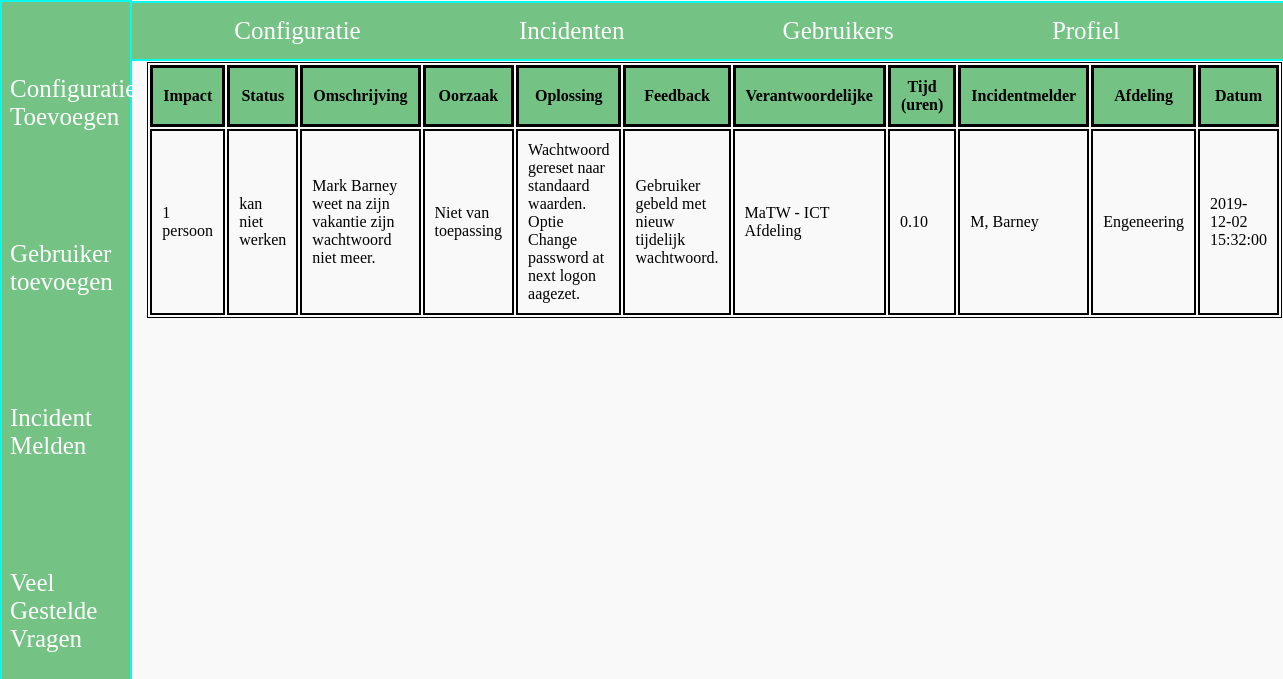
The app's page /php/incidentdetails.php?incidentID=1 with its own data.
### tables this page shows
CREATE TABLE `incident` (
  `incidentID` int(11) NOT NULL,
  `statusID` int(11) DEFAULT NULL,
  `description` varchar(255) DEFAULT NULL,
  `shortDescription` varchar(255) DEFAULT NULL,
  `impact` int(3) DEFAULT NULL,
  `time` float(3,2) DEFAULT NULL,
  `responsibleID` int(11) DEFAULT NULL,
  `cause` varchar(255) DEFAULT NULL,
  `solution` varchar(255) DEFAULT NULL,
  `feedback` varchar(255) DEFAULT NULL,
  `date` timestamp NULL DEFAULT CURRENT_TIMESTAMP,
  `type` int(3) DEFAULT NULL
);

CREATE TABLE `status` (
  `statusID` int(11) NOT NULL,
  `statusName` varchar(255) DEFAULT NULL,
  `statusImpact` varchar(3) DEFAULT NULL,
  `urgency` varchar(50) DEFAULT NULL
);

CREATE TABLE `responsible` (
  `responsibleID` int(11) NOT NULL,
  `responsibleName` varchar(50) DEFAULT NULL
);

CREATE TABLE `user` (
  `userID` int(11) NOT NULL,
  `initials` varchar(1) DEFAULT NULL,
  `surname` varchar(50) DEFAULT NULL,
  `middleName` varchar(50) DEFAULT NULL,
  `departmentID` int(11) DEFAULT NULL,
  `interncell` varchar(3) DEFAULT NULL,
  `sex` int(3) DEFAULT NULL,
  `email` varchar(80) DEFAULT NULL,
  `password` varchar(50) DEFAULT NULL,
  `userType` int(3) DEFAULT NULL
);

CREATE TABLE `departments` (
  `departmentID` int(11) NOT NULL,
  `departmentName` varchar(50) DEFAULT NULL,
  `location` int(3) DEFAULT NULL
);

### php/incidentdetails.php (the view, shortened to what this page needs)
<?php
$servername = "localhost";
$username = "root";
$password = "";
$dbname = "twente";
$conn = mysqli_connect($servername, $username, $password, $dbname);
$id = $_GET["incidentID"];
$sql = "SELECT status.statusName, incident.description, incident.impact, incident.time, responsible.responsibleName, incident.cause, incident.solution, incident.feedback, incident.date, user.initials, user.middleName, user.surname, departments.departmentName,departments.location, status.statusName, status.statusImpact, status.urgency FROM incident INNER JOIN user2incident ON incident.incidentID = user2incident.incidentID INNER JOIN user ON user2incident.userID = user.userID INNER JOIN departments ON user.departmentID = departments.departmentID INNER JOIN responsible ON incident.responsibleID = responsible.responsibleID INNER JOIN status ON incident.statusID = status.statusID WHERE incident.incidentID = $id";
$result = mysqli_query($conn,$sql);
?>
<!doctype html>
<html lang="nl">
<?php include('../include/header.php');?>
<body>
	<?php include('../include/navigatie.php');?>
<br>
<br>
<br>
	<div class=table>
	<table class="incidentenDetails" name="incidentenDetails">
	<tr>
	  <th> Impact </th>
    <th> Status </th>
		<th> Omschrijving</th>
		<th> Oorzaak </th>
		<th> Oplossing</th>
    <th> Feedback </th>
    <th> Verantwoordelijke </th>
		<th> Tijd (uren)</th>
		<th> Incidentmelder </th>
	 <th> Afdeling </th>
   <th> Datum </th>
	</tr>
  <?php
  if (mysqli_num_rows($result) == 1){
    while($row = mysqli_fetch_assoc($result)){
      $personen = "personen";
      if ($row["impact"] == 1) {
      $personen = " persoon ";
    } else {
      $personen = " personen ";
};
      echo "<tr><td>".$row["impact"].$personen."</td>
      <td>".$row["statusName"]."</td>
      <td>".$row["description"]."</td>
      <td>".$row["cause"]."</td>
      <td>".$row["solution"]."</td>
      <td>".$row["feedback"]."</td>
      <td>".$row["responsibleName"]."</td>
      <td>".$row["time"]."</td>
      <td>".$row["initials"].", ".$row["surname"]."</td>
      <td>".$row["departmentName"]."</td>
      <td>".$row["date"]."</td>
      </tr>";
    }
  }
  else{
    echo "Error";
  }
  ?>
</table>
</div>
	</body>
</html>

### include/header.php (shortened to what this page needs)
<head>
	<link rel="stylesheet" href="../css/style.css">
	<link rel="stylesheet" href="../css/navigatie.css">
</head>

### include/navigatie.php
<div class="topnav">
	<a href="configuraties.php">Configuratie</a>
    <a href="incidenten.php">Incidenten</a>
	<a href="gebruikers.php">Gebruikers</a>
	<a href="profiel.php">Profiel</a>
</div>
<div class="sidenav">
	<a href="configuratietoevoegen.php">Configuratie Toevoegen</a>
	<a href="gebruikertoevoegen.php">Gebruiker toevoegen</a>
	<a href="incidentmeld.php">Incident Melden</a>
	<a href="faq.php">Veel Gestelde Vragen</a>
</div>

### css/style.css (style rules this page uses)
html { font-family:Century Gothic; height:100%; width:100%; background:#f9f9f9; }
div.table { margin-left:11%; margin-bottom: 5%; }
table.incidentenDetails { border: 1px solid black; color: black; width: 100%; overflow:auto; }
th { border: 3px solid black; padding: 10px; background-color:#74c385; }
td { border: 2px solid black; padding: 10px; }

### css/navigatie.css (style rules this page uses)
.topnav { width:92.8%; border-top: 2px solid #08faec; border-right: 2px solid #08faec; border-left: 2px solid #08faec; border-bottom: 2px solid #08faec; margin-top:-0.53%; margin-left:-0.6%; overflow: hidden; background-color:#74c385; padding-left: 7%; font-family: 'lemonMilk'; position: fixed; }
.topnav a { padding: 6px 4px 0px 16px; margin-left: 10.6%; float: left; color: white; text-align: center; padding: 14px 16px; text-decoration: none; font-size: 25px; }
.sidenav { border-top: 2px solid #08faec; border-right: 2px solid #08faec; border-left: 2px solid #08faec; border-bottom: 2px solid #08faec; height: auto; width: auto; max-width: 10%; min-height: 100%; top: 0; left: 0; position: fixed; background-color: #74c385; margin-top:auto; text-overflow: ellipsis; font-family: 'lemonMilk'; }
.sidenav a { margin-top:30%; padding: 35px 8px 35px 8px; text-decoration: none; font-size: 25px; color: white; display: block; }

### records on screen
incident: impact "1", impact "persoon", statusID.statusName "kan niet werken", description "Mark Barney weet na zijn vakantie zijn wachtwoord niet meer.", cause "Niet van toepassing", solution "Wachtwoord gereset naar standaard waarden. Optie Change password at next logon aagezet.", feedback "Gebruiker gebeld met nieuw tijdelijk wachtwoord.", responsibleID.responsibleName "MaTW - ICT Afdeling", time "0.10", user.initials "M", user.surname "Barney", departments.departmentName "Engeneering", date "2019-12-02 15:32:00"
